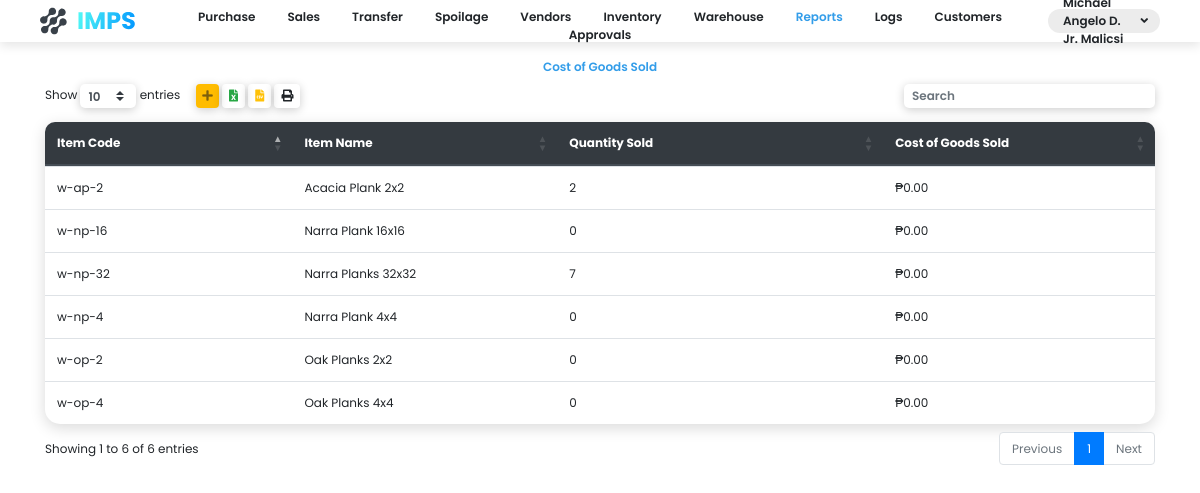
Page /reports/costofgoodsold/ (signed in) on the committed database.
### app/models.py (models this page shows, shortened)
class User(models.Model):
    first_name = models.CharField(max_length=255)
    last_name = models.CharField(max_length=255)
    position = models.CharField(max_length=255)
    login = models.ForeignKey(Login, on_delete=models.CASCADE)

class Product(models.Model):
    code = models.CharField(max_length=255)
    name = models.CharField(max_length=255)
    description = models.TextField(null=True, blank=True)
    quantity = models.IntegerField()
    cost_per_item = models.DecimalField(max_digits=24, decimal_places=5, null=True, blank=True)
    total_cost = models.DecimalField(max_digits=24, decimal_places=5, null=True, blank=True)
    turnover = models.DecimalField(max_digits=3, decimal_places=2, null=True, blank=True)
    warehouse = models.ForeignKey(Warehouse, on_delete=models.CASCADE, null=True, blank=True)
    @property
    def cost_sold(self):
        cost_of_good_sold = self.sales_item_set.filter(sales_order__approved=True).aggregate(total=Sum('total_cost'))
        return cost_of_good_sold
    @property
    def quantity_sold(self):
        quantity_sold = self.sales_item_set.filter(sales_order__approved=True).aggregate(total=Sum('sales_quantity'))
        return quantity_sold

### app/views/reports.py (the view)
# urls.py: path('reports/costofgoodsold/', views.costOfGoodSold)
def costOfGoodSold(request):
    if request.session.is_empty():
        return redirect('/login/')
    context = {
        'items': Product.objects.all(),
        'me': User.objects.select_related().get(login__username=request.session.get('username')),
    }
    return render(request, 'costofgoodsold.html', context)

### templates/costofgoodsold.html (shortened to what this page needs)
{% load decimal2 %}
<!DOCTYPE html>
<html lang="en">
<head>
    <link rel="stylesheet" href="https://cdn.jsdelivr.net/npm/bootstrap@4.5.3/dist/css/bootstrap.min.css">
    <link rel="stylesheet" href="https://cdn.datatables.net/buttons/1.6.5/css/buttons.dataTables.min.css">
    <link rel="stylesheet" href="https://cdn.datatables.net/1.10.22/css/dataTables.bootstrap4.min.css">
    <link rel="stylesheet" href="/static/css/style.css">
    <link rel="stylesheet" href="/static/css/fontawesome.all.css">
</head>
<body class="font-size-12">
  <div class="c-nav d-flex font-w-600 mb-3" id="nav">
    <div class="c-nav-item justify-content-start">
      <img src="/static/media/Group 117.svg" class="logo">
    </div>
    <div class="c-nav-item justify-content-end dropdown">
      <div class="nav-name" data-toggle="dropdown">
        <span>{{me.first_name}} {{me.last_name}}</span> <i class="fas fa-angle-down ml-1"></i>
      </div>
    </div>
  </div>
  <div class="d-flex font-w-600 mb-2 justify-content-center">
    <div class="justify-content-center c-nav-links">
        <div onclick="location.href='/reports/costofgoodsold'" class="active">Cost of Goods Sold</div>
    </div>
  </div>
  <div class="container">
    <div id="loader-container" class="d-flex justify-content-center align-items-center">
      <div id="loader"></div>
    </div>
    <table id="table" class="table box-shadow-medium b-tl-radius-10 b-tr-radius-10">
        <thead class="thead-dark">
        <tr class="">
            <th class="b-tl-radius-10" style="border-top: 0px;">Item Code</th>
            <th style="border-top: 0px;">Item Name</th>
            <th style="border-top: 0px;">Quantity Sold</th>
            <th class="b-tr-radius-10" style="border-top: 0px;">Cost of Goods Sold</th>
        </tr>
        </thead>
        <tbody>
        {% for item in items%}
        <tr>
            <td>{{item.code}}</td>
            <td>{{item.name}}</td>
            {% if item.quantity_sold.total == None %}
            <td>0</td>
            {% else %}
            <td>{{item.quantity_sold.total}}</td>
            {% endif %}
            {% if item.cost_sold.total == None%}
            <td>₱0.00</td>
            {% else %}
            <td class="font-w-600">₱{{item.cost_sold.total|decimal}}</td>
            {% endif %}
        </tr>
        {% endfor %}
        </tbody>
    </table>
</body>
{% load sweetify %}
</html>

### static/css/style.css (style rules this page uses)
body { font-family: 'Poppins', sans-serif; min-width: 720px; }
.font-size-12 { font-size: 12px; }
.table { background: #fff; border-radius: 15px; }
.box-shadow-medium { box-shadow: 0px 4px 15px rgba(0,0,0,0.15); }
.font-w-600 { font-weight: 600; }
.b-tl-radius-10 { border-top-left-radius: 10px; }
.b-tr-radius-10 { border-top-right-radius: 10px; }
.c-nav { height: 42px; background: white; box-shadow: 0px 4px 10px rgba(0,0,0,0.10); width: 100%; padding-left:5vh; padding-right: 5vh; }
.c-nav-item { display: inline-flex; align-items: center; width: 10%; }
.c-nav-links, .navbar-nav, .navbar { display: inline-flex; align-items: center; width: 80%; }
.c-nav-links div { transition: .1s; padding-left: 14px; padding-right: 14px; cursor: pointer; height: 100%; display: flex; align-items: center; }
.active { color: #339DE9; }
.logo { cursor: pointer; }
.nav-name { display: flex; height: 24px; background: #ECECEC; padding: 0px 12px 0px 15px; align-items: center; border-radius: 12px; cursor: pointer; }
#table { display: none; }
#loader { border: 8px solid #f3f3f3; border-top: 8px solid #3498db; border-radius: 50%; width: 40px; height: 40px; animation: spin 2s linear infinite; margin-top: 200px; }
#loader-container { display: none; }

### rows in the picture
User: last_name "Malicsi"
Product: code "w-np-4", name "Narra Plank 4x4", shows "0", shows "₱0.00"
Product: code "w-ap-2", name "Acacia Plank 2x2", quantity_sold.total "2", shows "₱0.00"
Product: code "w-np-16", name "Narra Plank 16x16", shows "0", shows "₱0.00"
Product: code "w-np-32", name "Narra Planks 32x32", quantity_sold.total "7", shows "₱0.00"
Product: code "w-op-2", name "Oak Planks 2x2", shows "0", shows "₱0.00"
Product: code "w-op-4", name "Oak Planks 4x4", shows "0", shows "₱0.00"
